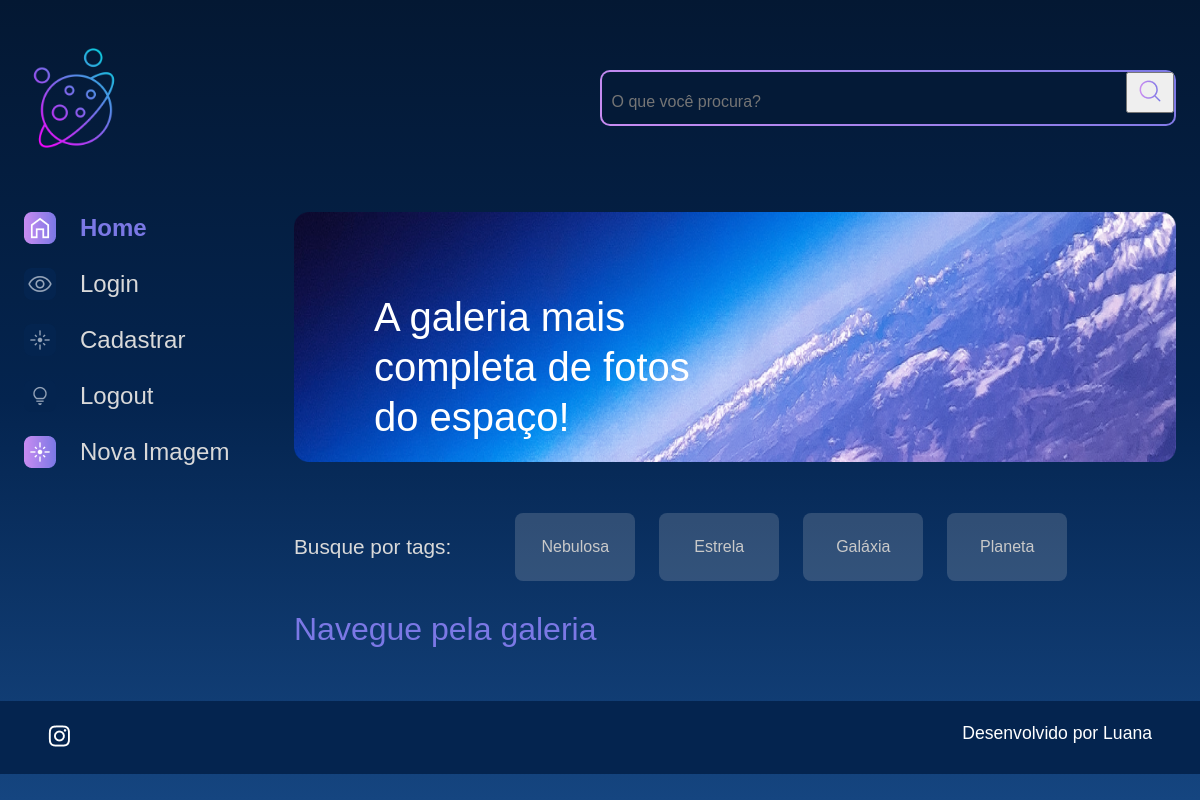
The app's page /filtro/PLANETA, older data.
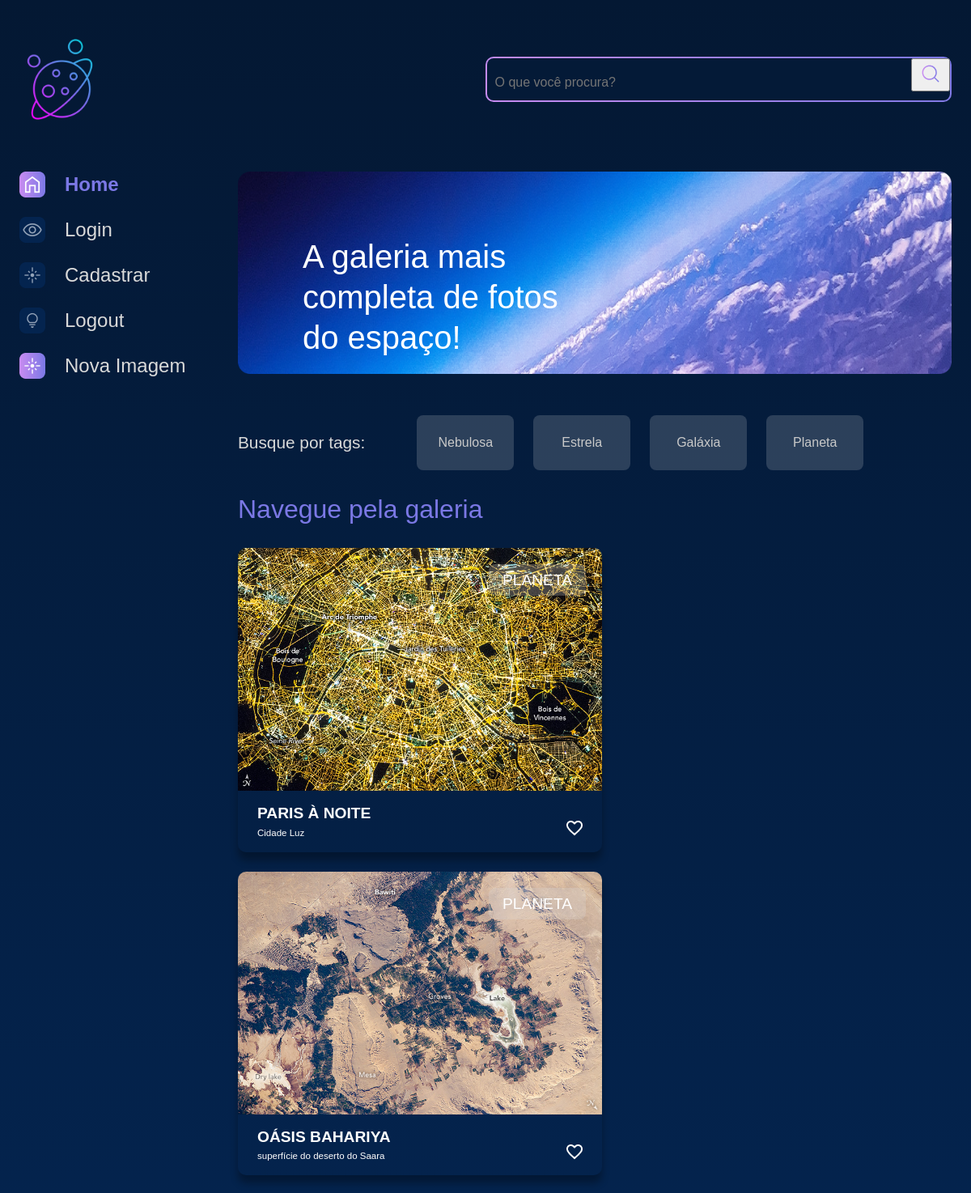
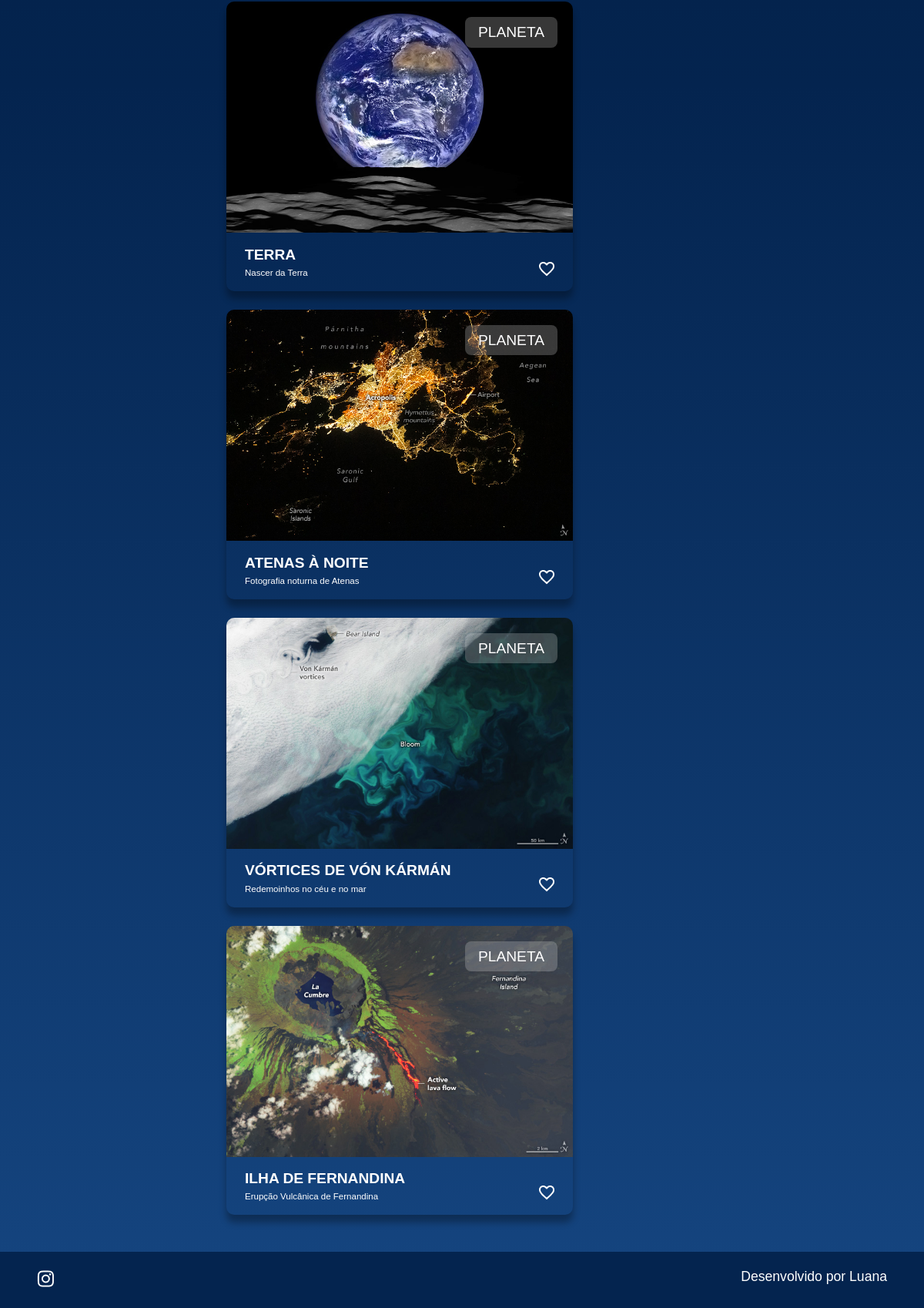
The same page, newer data (2 pictures, top to bottom).
### apps/galeria/models.py (models this page shows, shortened)
class Fotografia(models.Model):
    OPCOES_CATEGORIA = [
        ("NEBULOSA","Nebulosa"),
        ("ESTRELA","Estrela"),
        ("GALÁXIA","Galáxia"),
        ("PLANETA","Planeta"),
    ]
    nome = models.CharField(max_length=100, null=False, blank=False)
    legenda = models.CharField(max_length=150, null=False, blank=False)
    categoria = models.CharField(max_length=100, choices=OPCOES_CATEGORIA, default='')
    descricao = models.TextField(null=False, blank=False)
    foto = models.ImageField(upload_to="fotos/%Y/%m/%d/", blank=True)
    publicada = models.BooleanField(default=True)
    data_fotografia = models.DateTimeField(default=datetime.now, blank=False)
    usuario = models.ForeignKey(
        to=User,
        on_delete=models.SET_NULL,
        null=True,
        blank=False,
        related_name='user'
    )

### apps/galeria/views.py (the view)
# urls.py: path('filtro/<str:categoria>', filtro, name='filtro'),
def filtro(request, categoria):
    fotografias = Fotografia.objects.order_by("data_fotografia").filter(publicada=True, categoria=categoria)
    return render(request, 'galeria/index.html', {"cards": fotografias})

### templates/galeria/index.html (shortened to what this page needs)
{% extends 'shared/base.html' %}
{% load static %}
{% block content %}
            <section class="conteudo">
                <section class="banner">
                    <img class="banner__imagem" src="{% static 'assets/imagens/Banner(2).png' %}" alt="banner Alura Space">
                    <h1 class="banner__titulo"> A galeria mais completa de fotos do espaço!</h1>
                </section>
                <section class="tags">
                    <p class="tags__titulo">Busque por tags:</p>
                    <ul class="tags__lista">
                        <li class="tags__tag"><a href="{% url 'filtro' 'NEBULOSA' %}" class="btn" style="color: #C9C9C9;">Nebulosa</a></li>
                        <li class="tags__tag"><a href="{% url 'filtro' 'ESTRELA' %}" class="btn" style="color: #C9C9C9;">Estrela</a></li>
                        <li class="tags__tag"><a href="{% url 'filtro' 'GALÁXIA' %}" class="btn" style="color: #C9C9C9;">Galáxia</a></li>
                        <li class="tags__tag"><a href="{% url 'filtro' 'PLANETA' %}" class="btn" style="color: #C9C9C9;">Planeta</a></li>
                    </ul>
                </section>
                <section class="galeria">
                    <div class="cards">
                        <h2 class="cards__titulo">Navegue pela galeria</h2>
                        <ul class="cards__lista">
                            {% if cards %}
                            {% for fotografia in cards %}
                            <li class="card">
                                <a href="{% url 'imagem' fotografia.id %}">
                                {% if fotografia.foto == "" or fotografia.foto == null %}
                                    <img class="card__imagem" src="{% static 'assets/imagens/galeria/not-found.png'%}" alt="foto">
                                {% else %}
                                    <img class="card__imagem" src="{{ fotografia.foto.url }}" alt="foto">
                                {% endif %}
                                </a>
                                <span class="card__tag">{{ fotografia.categoria }}</span>
                                <div class="card__info">
                                    <p class="card__titulo">{{fotografia.nome}}</p>
                                    <div class="card__texto">
                                        <p class="card__descricao">{{fotografia.legenda}}</p>
                                        <span>
                                            <img src="{% static 'assets/ícones/1x/favorite_outline.png' %}" alt="ícone de coração">
                                        </span>
                                    </div>
                                </div>
                            </li>
                            {% endfor %}
                            {% endif %}
                        </ul>
                    </div>
                </section>
            </section>
        </main>
    </div>
{% endblock %}

### templates/shared/base.html (shortened to what this page needs)
{% load static %}
<!DOCTYPE html>
<html lang="pt-br">
<head>
    <link rel="stylesheet" href="{% static '/styles/style.css' %}">
</head>
<body>
    {% include 'partials/_menu.html' %}
    {% block content %}{% endblock %}
    {% include 'partials/_footer.html' %}
</body>
</html>

### templates/partials/_menu.html (shortened to what this page needs)
{% load static %}
<div class="pagina-inicial">
    <header class="cabecalho">
        <img src="{% static '/assets/logo/Logo(2).png' %}" alt="Logo Space" style="max-width: 100px; max-height: 100px;"/>
        <div class="cabecalho__busca">
            <div class="busca__fundo">
                <form action="{% url 'buscar' %}">
                    <input class="busca__input" type="text" name="buscar" placeholder="O que você procura?">
                    <button type="submit">
                        <img class="busca__icone" src="{% static '/assets/ícones/1x/search.png' %}" alt="ícone de search">
                    </button>
                </form>
            </div>
        </div>
    </header>
    <main class="principal">
        <section class="menu-lateral">
            <nav class="menu-lateral__navegacao">
                <a href="{% url 'index' %}"><img src="{% static '/assets/ícones/1x/Home - ativo.png' %}"> Home</a>
                <a href="{% url 'login' %}"><img src="{% static '/assets/ícones/1x/Mais vistas - inativo.png' %}"> Login</a>
                <a href="{% url 'cadastro' %}"><img src="{% static '/assets/ícones/1x/Novas - inativo.png' %}">Cadastrar</a>
                <a href="{% url 'logout' %}"><img src="{% static '/assets/ícones/1x/Surpreenda-me - inativo.png' %}">Logout</a>
                <a href="{% url 'nova_imagem' %}"><img src="{% static '/assets/ícones/1x/Novas - ativo.png' %}">Nova Imagem</a>
            </nav>
        </section>

### templates/partials/_footer.html
{% load static %}
<footer class="rodape">
    <div class="rodape__icones">
        <a href="" target=”_blank” >
            <img src="{% static '/assets/ícones/1x/instagram.png' %}" alt="ícone instagram">
        </a>
    </div>
    <p class="rodape__texto">Desenvolvido por Luana</p>
</footer>

Row changes from the older to the newer data that the page shows:
added Fotografia: foto (picture), categoria "PLANETA", nome "PARIS À NOITE", legenda "Cidade Luz"
added Fotografia: foto (picture), categoria "PLANETA", nome "OÁSIS BAHARIYA", legenda "superfície do deserto do Saara"
added Fotografia: foto (picture), categoria "PLANETA", nome "TERRA", legenda "Nascer da Terra"
added Fotografia: foto (picture), categoria "PLANETA", nome "ATENAS À NOITE", legenda "Fotografia noturna de Atenas"
added Fotografia: foto (picture), categoria "PLANETA", nome "VÓRTICES DE VÓN KÁRMÁN", legenda "Redemoinhos no céu e no mar"
added Fotografia: foto (picture), categoria "PLANETA", nome "ILHA DE FERNANDINA", legenda "Erupção Vulcânica de Fernandina"
